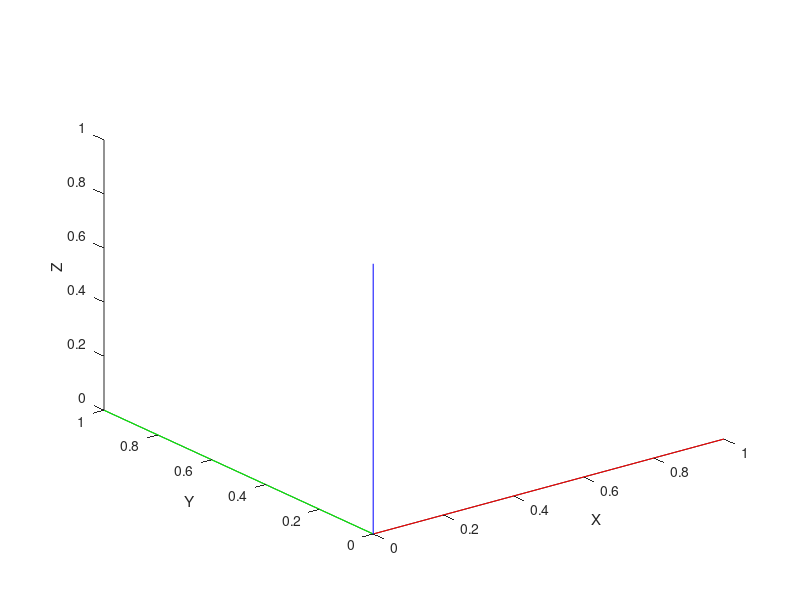

Reproduce this figure in MATLAB. (Note: this script raises an error after producing the figure.)
clc; close all; clear;

% Erstellen der Vektoren
O0 = transpose([0 0 0]);
% Vektor in X-Richtung
A0 = transpose([1 0 0]);
% Vektor in Y-Richtung
B0 = transpose([0 1 0]);
% Vektor in Z-Richtung
C0 = transpose([0 0 1]);
Frame0 = [A0 B0 C0];

% Plotten des Origin Frames
% Plot 3 zeichnet Vektor von dem Start zu Endpunkt
    % X-Vektor/Axe
    plot3([O0(1) A0(1)], [O0(1) A0(2)], [O0(1) A0(3)], "red");
    xlabel("X")
    ylabel("Y")
    zlabel("Z")
    hold on;
    % Y-Vektor/Axe
    plot3([O0(1) B0(1)], [O0(1) B0(2)], [O0(1) B0(3)], "green");
    % Z-Vektor/Axe
    plot3([O0(1) C0(1)], [O0(1) C0(2)], [O0(1) C0(3)], "blue");

% Rotations Winkel der Frames 
    alpha = [-89 -89 91];
    beta = [-175 -175 -5];
    gamma = [90 90 10];

    nFrames = length(alpha);
% Rotationsmatrix   
    R_ges = cell(1,nFrames);
    for i = 1:nFrames
        % Erstellen der Matrix mit Rotation und Origin
        % Order because premultiply matrices are requiered
        R_ges{i}=  rotm2tform(Z_Rotation(gamma(i)) * Y_Rotation(beta(i)) * X_Rotation(alpha(i)));
    end

    % Rotationsmatrix, die Origin enthält
     R_ges1 = R_ges{1};
     
  
% Frames Zeichnen 
Frames = drawFrame(O0, R_ges); 


%% Spatial Transformations between Frames %%%%%%%%%%%%%%%%%%%%%%%%
Frame01 =Frames{1};
T01 = Frames{1};
T21 = inv(Frames{2}) * Frames{1};
T32 = inv(Frames{3})  * Frames{2};
T20 = inv(Frames{2});

%% Transformation of Point Coordinates
P3 = transpose([1 0 0 1]);
P2 = transpose([-1 0 -1 1]);

 
Frame0 = rotm2tform(Frame0);
Frame3 = Frames{3};


% P3
P3F0 = Frames{3} * P3
plot3(P3F0(1), P3F0(2), P3F0(3), 'co', LineWidth=2)
text(P3F0(1), P3F0(2), P3F0(3), '   P3');
% P2
P2F0 = Frames{2} * P2
plot3(P2F0(1), P2F0(2), P2F0(3), 'co', LineWidth= 2)
text(P2F0(1), P2F0(2), P2F0(3), '   P2');

 
%% Functions
function Frames = drawFrame(O, R)

% Translationen
O0O1 = transpose([-0.78 0.15 0.21]);
O0O2 = transpose([-0.78 -0.05 0.21]);
O0O3 = transpose([-0.55 -0.2 .21]);
TranslationVectors = [O0O1 O0O2 O0O3];

% Translation in Homogene Matrix
T = cell(1,length(TranslationVectors));
for i=1: length(TranslationVectors)
    T{i} = trvec2tform(transpose(TranslationVectors(:,i)));
end
% Erstellen der Frames
Frames = cell(1,length(T));
for i=1:length(T)
Frames{i} =  T{i} * R{i};
end


% Frames
for i = 1:length(Frames)
    Frame = Frames{i};
    % Beim Plotten darauf achten, dass die Frames die Verschiebung des
    % Vektors zurückgeben, nicht die absolute Position. Daher muss der Origin des neuen Frames noch draufgerechnet werden !
    % X-Achse
    plot3( [Frame(1,4) Frame(1,4)+Frame(1,1)], [Frame(2,4) Frame(2,4)+Frame(2,1)], [Frame(3,4) Frame(3,4)+Frame(3,1)], 'r')
    % Y-Achse
    plot3( [Frame(1,4) Frame(1,4)+Frame(1,2)], [Frame(2,4) Frame(2,4)+Frame(2,2)], [Frame(3,4), Frame(3,4)+Frame(3,2)], 'g')
    % Z-Achse 
    plot3( [Frame(1,4) Frame(1,4)+Frame(1,3)], [Frame(2,4) Frame(2,4)+Frame(2,3)], [Frame(3,4) Frame(3,4)+Frame(3,3)], 'b')
    text(Frame(1,4), Frame(2,4), Frame(3,4), sprintf(' F_%d', i), 'FontWeight', 'bold');

    % xVektor = (Frame(1:3,1))
    % yVektor = (Frame(1:3,2))
    % zVektor = (Frame(1:3,3))
    % 
    % lenghts = [norm(xVektor) norm(yVektor) norm(zVektor)]
    % orth = [dot(xVektor,yVektor) dot(xVektor,zVektor) dot(zVektor,yVektor)]

    
end


 


% Wichtig für die korrekte Anzeige der Proportionen
axis equal; 
grid on;
view(3);
end





function [Rx] = X_Rotation(alpha)
    
    Rx = [1,          0,                      0;
              0,     cosd(alpha), -sind(alpha) ;
              0,     sind(alpha),  cosd(alpha)];
%    Rx = rotm2tform(Rx);
end

function [Ry] = Y_Rotation(beta)
    
    Ry = [cosd(beta),  0,  sind(beta);
                   0,      1,       0;
             -sind(beta),  0,  cosd(beta)];
%    Ry = rotm2tform(Ry);
end


function [Rz] = Z_Rotation(gamma)
    Rz = [cosd(gamma), -sind(gamma),  0;
              sind(gamma),  cosd(gamma),  0;
                   0,            0,       1];
%    Rz = rotm2tform(Rz);
end
